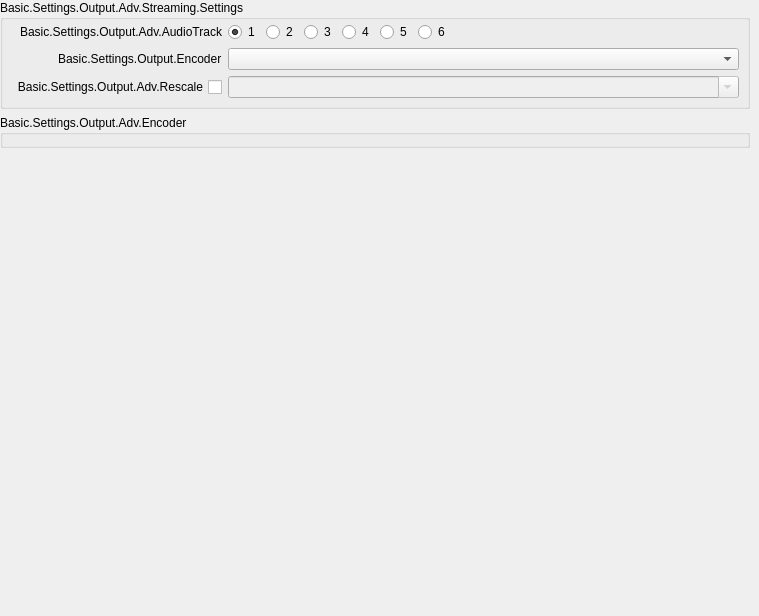
                      <widget class="QWidget" name="scrollAreaWidgetContents_5">
                       <property name="geometry">
                        <rect>
                         <x>0</x>
                         <y>0</y>
                         <width>759</width>
                         <height>616</height>
                        </rect>
                       </property>
                       <layout class="QVBoxLayout" name="verticalLayout_14">
                        <property name="leftMargin">
                         <number>0</number>
                        </property>
                        <property name="topMargin">
                         <number>0</number>
                        </property>
                        <property name="rightMargin">
                         <number>9</number>
                        </property>
                        <property name="bottomMargin">
                         <number>0</number>
                        </property>
                        <item>
                         <widget class="QGroupBox" name="advOutTopContainer">
                          <property name="sizePolicy">
                           <sizepolicy hsizetype="Preferred" vsizetype="Fixed">
                            <horstretch>0</horstretch>
                            <verstretch>0</verstretch>
                           </sizepolicy>
                          </property>
                          <property name="title">
                           <string>Basic.Settings.Output.Adv.Streaming.Settings</string>
                          </property>
                          <layout class="QFormLayout" name="advOutTopLayout">
                           <property name="fieldGrowthPolicy">
                            <enum>QFormLayout::AllNonFixedFieldsGrow</enum>
                           </property>
                           <property name="labelAlignment">
                            <set>Qt::AlignRight|Qt::AlignTrailing|Qt::AlignVCenter</set>
                           </property>
                           <property name="leftMargin">
                            <number>8</number>
                           </property>
                           <property name="topMargin">
                            <number>2</number>
                           </property>
                           <property name="rightMargin">
                            <number>8</number>
                           </property>
                           <property name="bottomMargin">
                            <number>8</number>
                           </property>
                           <item row="1" column="0">
                            <widget class="QLabel" name="label_28">
                             <property name="minimumSize">
                              <size>
                               <width>170</width>
                               <height>0</height>
                              </size>
                             </property>
                             <property name="text">
                              <string>Basic.Settings.Output.Adv.AudioTrack</string>
                             </property>
                             <property name="alignment">
                              <set>Qt::AlignRight|Qt::AlignTrailing|Qt::AlignVCenter</set>
                             </property>
                            </widget>
                           </item>
                           <item row="1" column="1">
                            <widget class="QFrame" name="widget_8">
                             <property name="sizePolicy">
                              <sizepolicy hsizetype="Maximum" vsizetype="Preferred">
                               <horstretch>0</horstretch>
                               <verstretch>0</verstretch>
                              </sizepolicy>
                             </property>
                             <layout class="QHBoxLayout" name="horizontalLayout_7">
                              <property name="leftMargin">
                               <number>0</number>
                              </property>
                              <property name="topMargin">
                               <number>0</number>
                              </property>
                              <property name="rightMargin">
                               <number>0</number>
                              </property>
                              <property name="bottomMargin">
                               <number>0</number>
                              </property>
                              <item>
                               <widget class="QRadioButton" name="advOutTrack1">
                                <property name="text">
                                 <string notr="true">1</string>
                                </property>
                                <property name="checked">
                                 <bool>true</bool>
                                </property>
                               </widget>
                              </item>
                              <item>
                               <widget class="QRadioButton" name="advOutTrack2">
                                <property name="text">
                                 <string notr="true">2</string>
                                </property>
                               </widget>
                              </item>
                              <item>
                               <widget class="QRadioButton" name="advOutTrack3">
                                <property name="text">
                                 <string notr="true">3</string>
                                </property>
                               </widget>
                              </item>
                              <item>
                               <widget class="QRadioButton" name="advOutTrack4">
                                <property name="text">
                                 <string notr="true">4</string>
                                </property>
                               </widget>
                              </item>
                              <item>
                               <widget class="QRadioButton" name="advOutTrack5">
                                <property name="text">
                                 <string notr="true">5</string>
                                </property>
                               </widget>
                              </item>
                              <item>
                               <widget class="QRadioButton" name="advOutTrack6">
                                <property name="text">
                                 <string notr="true">6</string>
                                </property>
                               </widget>
                              </item>
                             </layout>
                            </widget>
                           </item>
                           <item row="2" column="0">
                            <widget class="QLabel" name="advOutEncLabel">
                             <property name="text">
                              <string>Basic.Settings.Output.Encoder</string>
                             </property>
                            </widget>
                           </item>
                           <item row="2" column="1">
                            <widget class="QComboBox" name="advOutEncoder"/>
                           </item>
                           <item row="3" column="0">
                            <widget class="QCheckBox" name="advOutUseRescale">
                             <property name="sizePolicy">
                              <sizepolicy hsizetype="Minimum" vsizetype="Expanding">
                               <horstretch>0</horstretch>
                               <verstretch>0</verstretch>
                              </sizepolicy>
                             </property>
                             <property name="layoutDirection">
                              <enum>Qt::RightToLeft</enum>
                             </property>
                             <property name="text">
                              <string>Basic.Settings.Output.Adv.Rescale</string>
                             </property>
                            </widget>
                           </item>
                           <item row="3" column="1">
                            <widget class="QComboBox" name="advOutRescale">
                             <property name="enabled">
                              <bool>false</bool>
                             </property>
                             <property name="editable">
                              <bool>true</bool>
                             </property>
                            </widget>
                           </item>
                          </layout>
                         </widget>
                        </item>
                        <item>
                         <widget class="QGroupBox" name="advOutEncoderProps">
                          <property name="sizePolicy">
                           <sizepolicy hsizetype="Preferred" vsizetype="Fixed">
                            <horstretch>0</horstretch>
                            <verstretch>0</verstretch>
                           </sizepolicy>
                          </property>
                          <property name="title">
                           <string>Basic.Settings.Output.Adv.Encoder</string>
                          </property>
                          <layout class="QVBoxLayout" name="advOutEncoderLayout">
                           <property name="leftMargin">
                            <number>8</number>
                           </property>
                           <property name="topMargin">
                            <number>2</number>
                           </property>
                           <property name="rightMargin">
                            <number>8</number>
                           </property>
                           <property name="bottomMargin">
                            <number>8</number>
                           </property>
                          </layout>
                         </widget>
                        </item>
                        <item>
                         <spacer name="verticalSpacer_0">
                          <property name="orientation">
                           <enum>Qt::Vertical</enum>
                          </property>
                          <property name="sizeHint" stdset="0">
                           <size>
                            <width>20</width>
                            <height>40</height>
                           </size>
                          </property>
                         </spacer>
                        </item>
                       </layout>
                      </widget>
